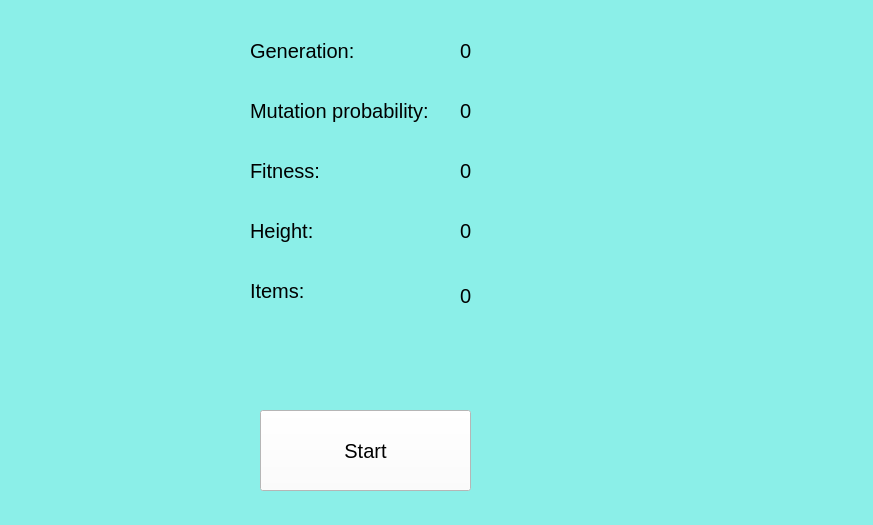
<?xml version="1.0" encoding="UTF-8"?>
<ui version="4.0">
 <class>GeneticAlgorithm</class>
 <widget class="QMainWindow" name="GeneticAlgorithm">
  <property name="geometry">
   <rect>
    <x>0</x>
    <y>0</y>
    <width>873</width>
    <height>525</height>
   </rect>
  </property>
  <property name="windowTitle">
   <string>Genetic Algorithm</string>
  </property>
  <property name="styleSheet">
   <string notr="true">QMainWindow {
		background: #8befe8;
		font-size: 20px;
}

QWidget {
		background: #8befe8;
		font-size: 20px;
}

#character {
		background-image: url(&quot;./alto.jpg&quot;);
}

QPushButton {
		background: #fff;
}</string>
  </property>
  <widget class="QWidget" name="centralwidget">
   <widget class="QLabel" name="label">
    <property name="geometry">
     <rect>
      <x>250</x>
      <y>30</y>
      <width>181</width>
      <height>41</height>
     </rect>
    </property>
    <property name="text">
     <string>Generation:</string>
    </property>
   </widget>
   <widget class="QLabel" name="label_2">
    <property name="geometry">
     <rect>
      <x>250</x>
      <y>90</y>
      <width>201</width>
      <height>41</height>
     </rect>
    </property>
    <property name="text">
     <string>Mutation probability:</string>
    </property>
   </widget>
   <widget class="QLabel" name="label_4">
    <property name="geometry">
     <rect>
      <x>250</x>
      <y>150</y>
      <width>181</width>
      <height>41</height>
     </rect>
    </property>
    <property name="text">
     <string>Fitness:</string>
    </property>
   </widget>
   <widget class="QLabel" name="generation">
    <property name="geometry">
     <rect>
      <x>460</x>
      <y>30</y>
      <width>221</width>
      <height>41</height>
     </rect>
    </property>
    <property name="text">
     <string>0</string>
    </property>
   </widget>
   <widget class="QLabel" name="pm">
    <property name="geometry">
     <rect>
      <x>460</x>
      <y>90</y>
      <width>221</width>
      <height>41</height>
     </rect>
    </property>
    <property name="text">
     <string>0</string>
    </property>
   </widget>
   <widget class="QLabel" name="fitness">
    <property name="geometry">
     <rect>
      <x>460</x>
      <y>150</y>
      <width>221</width>
      <height>41</height>
     </rect>
    </property>
    <property name="text">
     <string>0</string>
    </property>
   </widget>
   <widget class="QPushButton" name="pushButton">
    <property name="geometry">
     <rect>
      <x>260</x>
      <y>410</y>
      <width>211</width>
      <height>81</height>
     </rect>
    </property>
    <property name="text">
     <string>Start</string>
    </property>
   </widget>
   <widget class="QLabel" name="end">
    <property name="geometry">
     <rect>
      <x>270</x>
      <y>340</y>
      <width>181</width>
      <height>41</height>
     </rect>
    </property>
    <property name="text">
     <string/>
    </property>
   </widget>
   <widget class="QLabel" name="character">
    <property name="geometry">
     <rect>
      <x>20</x>
      <y>20</y>
      <width>211</width>
      <height>471</height>
     </rect>
    </property>
    <property name="text">
     <string/>
    </property>
   </widget>
   <widget class="QLabel" name="label_5">
    <property name="geometry">
     <rect>
      <x>250</x>
      <y>210</y>
      <width>181</width>
      <height>41</height>
     </rect>
    </property>
    <property name="text">
     <string>Height:</string>
    </property>
   </widget>
   <widget class="QLabel" name="height">
    <property name="geometry">
     <rect>
      <x>460</x>
      <y>210</y>
      <width>221</width>
      <height>41</height>
     </rect>
    </property>
    <property name="text">
     <string>0</string>
    </property>
   </widget>
   <widget class="QLabel" name="label_6">
    <property name="geometry">
     <rect>
      <x>250</x>
      <y>270</y>
      <width>181</width>
      <height>41</height>
     </rect>
    </property>
    <property name="text">
     <string>Items:</string>
    </property>
   </widget>
   <widget class="QLabel" name="items">
    <property name="geometry">
     <rect>
      <x>460</x>
      <y>270</y>
      <width>401</width>
      <height>51</height>
     </rect>
    </property>
    <property name="text">
     <string>0</string>
    </property>
   </widget>
  </widget>
  <widget class="QStatusBar" name="statusbar"/>
 </widget>
 <resources/>
 <connections/>
</ui>
